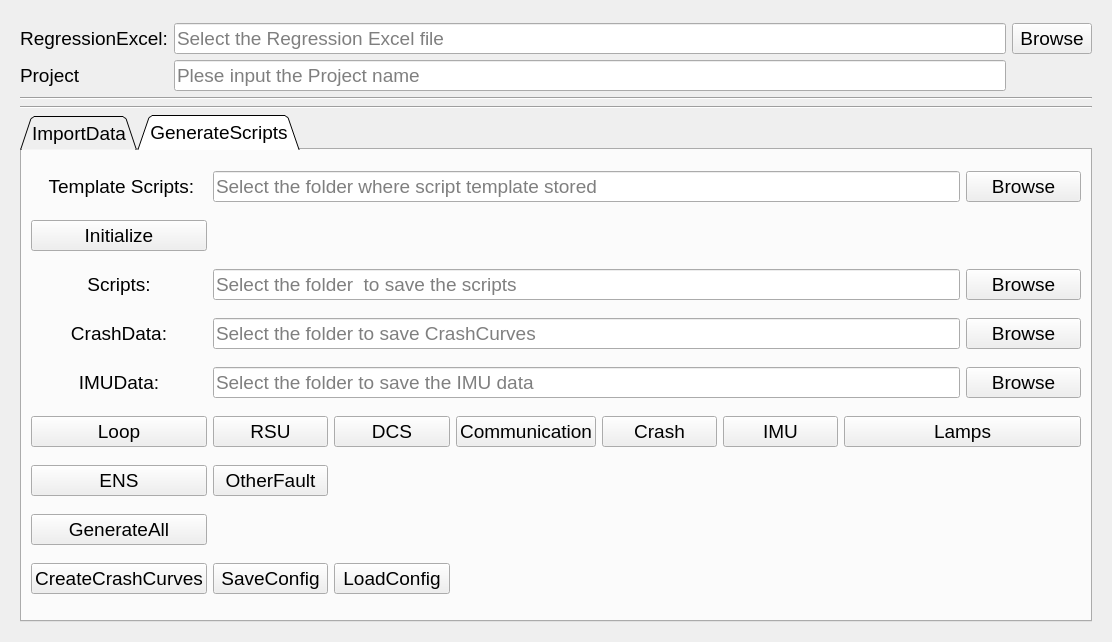
<?xml version="1.0" encoding="UTF-8"?>
<ui version="4.0">
 <class>Regression</class>
 <widget class="QWidget" name="Regression">
  <property name="geometry">
   <rect>
    <x>0</x>
    <y>0</y>
    <width>1112</width>
    <height>642</height>
   </rect>
  </property>
  <property name="windowTitle">
   <string>Regression</string>
  </property>
  <layout class="QGridLayout" name="gridLayout_4">
   <item row="0" column="0">
    <widget class="QWidget" name="widget" native="true">
     <property name="sizePolicy">
      <sizepolicy hsizetype="Expanding" vsizetype="Expanding">
       <horstretch>0</horstretch>
       <verstretch>0</verstretch>
      </sizepolicy>
     </property>
     <property name="font">
      <font>
       <pointsize>10</pointsize>
      </font>
     </property>
     <property name="locale">
      <locale language="English" country="UnitedStates"/>
     </property>
     <layout class="QGridLayout" name="gridLayout_3">
      <property name="topMargin">
       <number>12</number>
      </property>
      <item row="3" column="0" colspan="3">
       <widget class="Line" name="line_2">
        <property name="orientation">
         <enum>Qt::Horizontal</enum>
        </property>
       </widget>
      </item>
      <item row="0" column="0">
       <widget class="QLabel" name="label_Reg_Excel">
        <property name="font">
         <font>
          <pointsize>14</pointsize>
          <weight>50</weight>
          <bold>false</bold>
         </font>
        </property>
        <property name="text">
         <string>RegressionExcel:</string>
        </property>
        <property name="alignment">
         <set>Qt::AlignCenter</set>
        </property>
       </widget>
      </item>
      <item row="0" column="1">
       <widget class="QLineEdit" name="LE_Reg_Excel">
        <property name="font">
         <font>
          <pointsize>14</pointsize>
         </font>
        </property>
        <property name="text">
         <string/>
        </property>
        <property name="dragEnabled">
         <bool>true</bool>
        </property>
        <property name="readOnly">
         <bool>true</bool>
        </property>
        <property name="placeholderText">
         <string>Select the Regression Excel file</string>
        </property>
       </widget>
      </item>
      <item row="0" column="2">
       <widget class="QPushButton" name="BT_Reg_Excel">
        <property name="font">
         <font>
          <pointsize>14</pointsize>
          <weight>50</weight>
          <bold>false</bold>
         </font>
        </property>
        <property name="text">
         <string>Browse</string>
        </property>
       </widget>
      </item>
      <item row="1" column="1">
       <widget class="QLineEdit" name="LE_Reg_Project">
        <property name="font">
         <font>
          <pointsize>14</pointsize>
         </font>
        </property>
        <property name="text">
         <string/>
        </property>
        <property name="placeholderText">
         <string>Plese input the Project name</string>
        </property>
       </widget>
      </item>
      <item row="2" column="0" colspan="3">
       <widget class="Line" name="line">
        <property name="orientation">
         <enum>Qt::Horizontal</enum>
        </property>
       </widget>
      </item>
      <item row="1" column="0">
       <widget class="QLabel" name="label_Reg_Project">
        <property name="font">
         <font>
          <pointsize>14</pointsize>
         </font>
        </property>
        <property name="text">
         <string>Project</string>
        </property>
       </widget>
      </item>
      <item row="4" column="0" colspan="3">
       <widget class="QTabWidget" name="Tab_Regression">
        <property name="enabled">
         <bool>true</bool>
        </property>
        <property name="font">
         <font>
          <pointsize>14</pointsize>
          <weight>50</weight>
          <bold>false</bold>
         </font>
        </property>
        <property name="tabShape">
         <enum>QTabWidget::Triangular</enum>
        </property>
        <property name="currentIndex">
         <number>1</number>
        </property>
        <widget class="QWidget" name="Tab_Import">
         <attribute name="title">
          <string>ImportData</string>
         </attribute>
         <layout class="QGridLayout" name="gridLayout">
          <item row="0" column="0">
           <widget class="QLabel" name="label_Reg_DBC">
            <property name="layoutDirection">
             <enum>Qt::LeftToRight</enum>
            </property>
            <property name="text">
             <string> DBC files:</string>
            </property>
            <property name="alignment">
             <set>Qt::AlignCenter</set>
            </property>
           </widget>
          </item>
          <item row="0" column="1">
           <widget class="QLineEdit" name="LE_Reg_DBC">
            <property name="dragEnabled">
             <bool>true</bool>
            </property>
            <property name="readOnly">
             <bool>true</bool>
            </property>
            <property name="placeholderText">
             <string>Select DBC file</string>
            </property>
           </widget>
          </item>
          <item row="0" column="2">
           <widget class="QPushButton" name="BT_Reg_DBC">
            <property name="text">
             <string>Browse</string>
            </property>
           </widget>
          </item>
          <item row="1" column="0">
           <widget class="QPushButton" name="BT_Reg_ImportMsg">
            <property name="text">
             <string>ImportMsg</string>
            </property>
           </widget>
          </item>
         </layout>
        </widget>
        <widget class="QWidget" name="Tab_Generate">
         <attribute name="title">
          <string>GenerateScripts</string>
         </attribute>
         <layout class="QGridLayout" name="gridLayout_2">
          <item row="5" column="2">
           <widget class="QPushButton" name="BT_Reg_DCS">
            <property name="text">
             <string>DCS</string>
            </property>
           </widget>
          </item>
          <item row="4" column="1" colspan="6">
           <widget class="QLineEdit" name="LE_Reg_IMUOutputPath">
            <property name="dragEnabled">
             <bool>true</bool>
            </property>
            <property name="readOnly">
             <bool>true</bool>
            </property>
            <property name="placeholderText">
             <string>Select the folder to save the IMU data</string>
            </property>
           </widget>
          </item>
          <item row="0" column="1" colspan="6">
           <widget class="QLineEdit" name="LE_Reg_ScriptTemplate">
            <property name="dragEnabled">
             <bool>true</bool>
            </property>
            <property name="readOnly">
             <bool>true</bool>
            </property>
            <property name="placeholderText">
             <string>Select the folder where script template stored</string>
            </property>
           </widget>
          </item>
          <item row="9" column="0">
           <widget class="QPushButton" name="BT_Reg_CreateCurves">
            <property name="text">
             <string>CreateCrashCurves</string>
            </property>
           </widget>
          </item>
          <item row="6" column="0">
           <widget class="QPushButton" name="BT_Reg_ENS">
            <property name="text">
             <string>ENS</string>
            </property>
           </widget>
          </item>
          <item row="8" column="0">
           <widget class="QPushButton" name="BT_Reg_GenerateAll">
            <property name="text">
             <string>GenerateAll</string>
            </property>
           </widget>
          </item>
          <item row="3" column="7">
           <widget class="QPushButton" name="BT_Reg_CrashOutputPath">
            <property name="text">
             <string>Browse</string>
            </property>
           </widget>
          </item>
          <item row="4" column="0">
           <widget class="QLabel" name="label_Reg_IMU">
            <property name="text">
             <string>IMUData:</string>
            </property>
            <property name="alignment">
             <set>Qt::AlignCenter</set>
            </property>
           </widget>
          </item>
          <item row="5" column="0">
           <widget class="QPushButton" name="BT_Reg_Loop">
            <property name="text">
             <string>Loop</string>
            </property>
           </widget>
          </item>
          <item row="4" column="7">
           <widget class="QPushButton" name="BT_Reg_IMUOutputPath">
            <property name="text">
             <string>Browse</string>
            </property>
           </widget>
          </item>
          <item row="3" column="1" colspan="6">
           <widget class="QLineEdit" name="LE_Reg_CrashOutputPath">
            <property name="dragEnabled">
             <bool>true</bool>
            </property>
            <property name="readOnly">
             <bool>true</bool>
            </property>
            <property name="placeholderText">
             <string>Select the folder to save CrashCurves</string>
            </property>
           </widget>
          </item>
          <item row="3" column="0">
           <widget class="QLabel" name="label_Reg_Crash">
            <property name="text">
             <string>CrashData:</string>
            </property>
            <property name="alignment">
             <set>Qt::AlignCenter</set>
            </property>
           </widget>
          </item>
          <item row="2" column="0">
           <widget class="QLabel" name="label_Reg_ScriptOutput">
            <property name="text">
             <string>Scripts:</string>
            </property>
            <property name="alignment">
             <set>Qt::AlignCenter</set>
            </property>
           </widget>
          </item>
          <item row="2" column="7">
           <widget class="QPushButton" name="BT_Reg_ScriptOutput">
            <property name="text">
             <string>Browse</string>
            </property>
           </widget>
          </item>
          <item row="0" column="7">
           <widget class="QPushButton" name="BT_Reg_ScriptTemplate">
            <property name="text">
             <string>Browse</string>
            </property>
           </widget>
          </item>
          <item row="0" column="0">
           <widget class="QLabel" name="label_Reg_Template">
            <property name="text">
             <string> Template Scripts:</string>
            </property>
            <property name="alignment">
             <set>Qt::AlignCenter</set>
            </property>
           </widget>
          </item>
          <item row="1" column="0">
           <widget class="QPushButton" name="BT_Reg_Iitialize">
            <property name="text">
             <string>Initialize</string>
            </property>
           </widget>
          </item>
          <item row="2" column="1" colspan="6">
           <widget class="QLineEdit" name="LE_Reg_ScirptOutput">
            <property name="dragEnabled">
             <bool>true</bool>
            </property>
            <property name="readOnly">
             <bool>true</bool>
            </property>
            <property name="placeholderText">
             <string>Select the folder  to save the scripts</string>
            </property>
           </widget>
          </item>
          <item row="5" column="1">
           <widget class="QPushButton" name="BT_Reg_RSU">
            <property name="text">
             <string>RSU</string>
            </property>
           </widget>
          </item>
          <item row="5" column="3">
           <widget class="QPushButton" name="BT_Reg_Communication">
            <property name="text">
             <string>Communication</string>
            </property>
           </widget>
          </item>
          <item row="5" column="4">
           <widget class="QPushButton" name="BT_Reg_Crash">
            <property name="text">
             <string>Crash</string>
            </property>
           </widget>
          </item>
          <item row="5" column="5">
           <widget class="QPushButton" name="BT_Reg_IMU">
            <property name="text">
             <string>IMU</string>
            </property>
           </widget>
          </item>
          <item row="5" column="6" colspan="2">
           <widget class="QPushButton" name="BT_Reg_Lamps">
            <property name="text">
             <string>Lamps</string>
            </property>
           </widget>
          </item>
          <item row="9" column="1">
           <widget class="QPushButton" name="BT_Reg_SaveConfig">
            <property name="text">
             <string>SaveConfig</string>
            </property>
           </widget>
          </item>
          <item row="9" column="2">
           <widget class="QPushButton" name="BT_Reg_LoadConfig">
            <property name="text">
             <string>LoadConfig</string>
            </property>
           </widget>
          </item>
          <item row="6" column="1">
           <widget class="QPushButton" name="BT_Reg_OtherFault">
            <property name="text">
             <string>OtherFault</string>
            </property>
           </widget>
          </item>
         </layout>
        </widget>
       </widget>
      </item>
     </layout>
    </widget>
   </item>
  </layout>
 </widget>
 <resources/>
 <connections/>
</ui>
